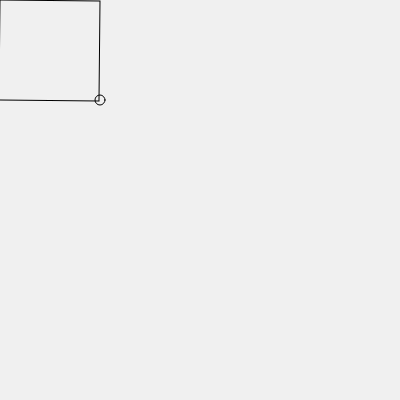
Frame 1 (no input)
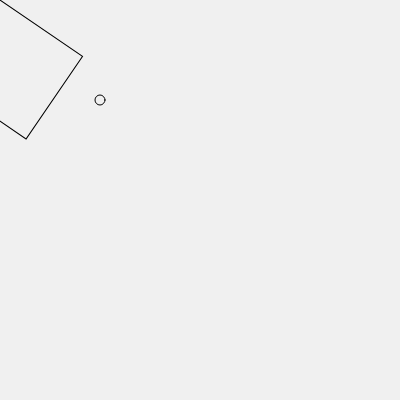
Frame 60 (no input)
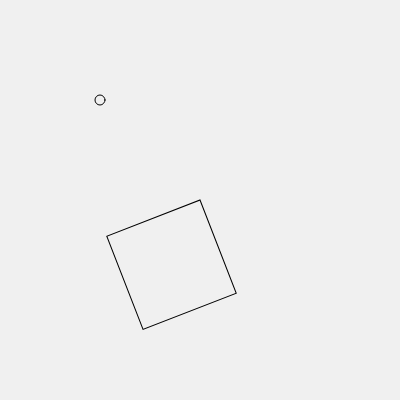
Frame 120 (the mouse pressed at the canvas centre since frame 60)

The p5.js sketch that drew these frames (run headless with seeded random() and noise() and a simulated clock; from frame 60 on, the mouse is pressed at the canvas centre):

// p5.js sketch
// ── sketch.js
let x = 100, y = 100;

function setup(){
  createCanvas(400, 400);
  //rectMode(CENTER);
  noFill();
}

function draw(){
	background(240);
  
    circle(x,y,10);

	// move the origin to the pivot point
	translate(mouseX, mouseY); 

	// then rotate the grid around the pivot point
	rotate(frameCount/100);

	// and draw the square at the origin
	rect(0, 0, 100, 100);
}
